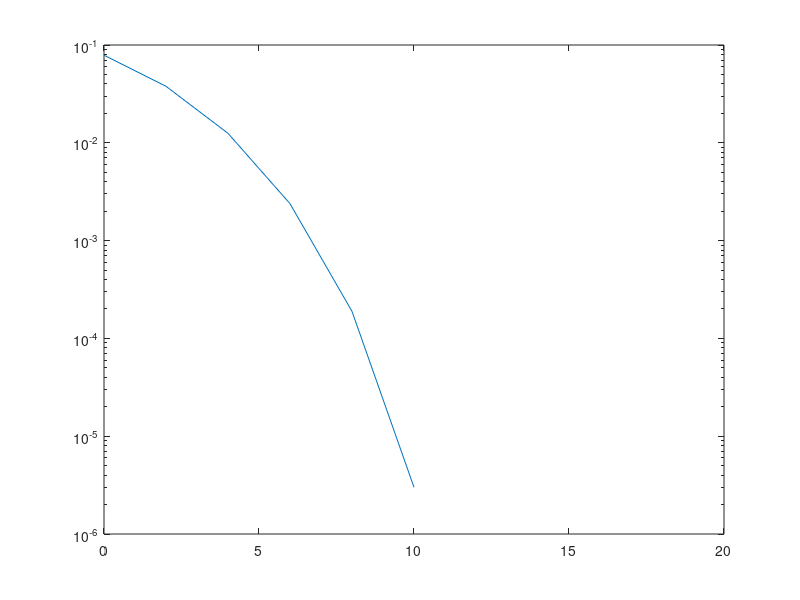

This chart was generated by the following MATLAB code: (Note: this script raises an error after producing the figure.)
% ECE408: Samuel Maltz
% Communications Link Assignment
% A BER script for a wireless link simulation. This script performs 3 tasks
% which are taken from the 2 parts of Prof. Keene's final project of
% ECE300.
% Case 1: BPSK, 4QAM and 16QAM on no ISI channel for all SNR values (Part 1)
% Case 2: BPSK on moderate and severe ISI channels with equalization (Part 1)
% Case 3: BPSK on moderate and severe ISI channels with equalization and coding (Part 2)
clear; close all; clc;
% For the final version of this project, you must use these 3
% parameter. You will likely want to set numIter to 1 while you debug your
% link, and then increase it to get an average BER.
numIter = 1000;  % The number of iterations of the simulation
nSym = 1000;    % The number of symbols per packet
SNR_Vec = 0:2:16;
lenSNR = length(SNR_Vec);

Marys = {[2; 4; 16], 2, 2};        % The M-ary number, 2 corresponds to binary modulation, different M-ary numbers used based on task

% 3 types of channels including: no channel, somewhat invertible channel
% impulse response (moderate ISI) and not so invertible (severe ISI).
chan = {1, [1 0.2 0.4], [0.227 0.460 0.688 0.460 0.227]};
chanTasks = {1, [2 3], [2 3]};  % Different channels used based on task
chanStrings = ["No ISI", "Moderate ISI", "Severe ISI"];

nTrain = 100;  % Number of training symbols for equalization

% Parameters for BCH code used in task 3 (4/7 code)
m = 3;
n = 2^m-1;
k = 4;

% Time-varying Rayleigh multipath channel, try it if you dare. Or take
% wireless comms next semester.
% ts = 1/1000;
% chan = rayleighchan(ts,1);
% chan.pathDelays = [0 ts 2*ts];
% chan.AvgPathGaindB = [0 5 10];
% chan.StoreHistory = 1; % Uncomment if you want to be able to do plot(chan)

for task = 1:3
    M = Marys{task};

    % Create a vector to store the BER computed during each iteration
    berVec = zeros(numIter, lenSNR, length(chanTasks{task}));

    % Create a vector to store the bit rate computed for each M-ary number
    br = zeros(length(M),1);
    
    for q = 1:length(chanTasks{task})
        for p = 1:length(M)
            % Run the simulation numIter amount of times
            for i = 1:numIter
                nBits = nSym*log2(M(p));

                % Reduce numBits by extra code bits for task 3
                if task == 3
                    nBits = floor(nBits/n)*k;
                end

                bits = randi([0 1], 1, nBits);     % Generate random bits
                % New bits must be generated at every
                % iteration
            
                % If you increase the M-ary number, as you most likely will, you'll need to
                % convert the bits to integers. See the BIN2DE function
                % For binary, our MSG signal is simply the bits
                % For task 3, encode bits using BCH encoding
                if task == 3
                    msg = gf(reshape(bits,[],k));
                    msg = bchenc(msg,n,k);
                    msg = double(msg.x(:));
                else
                    msg = bits';
                end
            
                for j = 1:lenSNR % one iteration of the simulation at each SNR Value
                    % BPSK if M == 2, QAM otherwise
                    if M(p) == 2
                        tx = pskmod(msg,M(p));
                    else
                        tx = qammod(msg,M(p),'InputType','bit');  % BPSK modulate the signal
                    end
            
                    if isequal(chan{chanTasks{task}(q)},1)
                        txChan = tx;
                    elseif isa(chan{chanTasks{task}(q)},'channel.rayleigh')
                        reset(chan) % Draw a different channel each iteration
                        txChan = filter(chan{chanTasks{task}(q)},tx);
                    else
                        txChan = filter(chan{chanTasks{task}(q)},1,tx);  % Apply the channel
                    end
             
                    txNoisy = awgn(txChan,SNR_Vec(j),'measured'); % Add AWGN
            
                    % Equalization for tasks 2 and 3
                    if task ~= 1
                        equalizer = comm.LinearEqualizer("Algorithm","RLS",...
                        "NumTaps",3,"Constellation",pskmod(0:M(p)-1,M(p)), ...
                        "ReferenceTap",1,"InitialInverseCorrelationMatrix",1);
        
                        [txEq,err] = equalizer(txNoisy,tx(1:nTrain));

                        % Scatter plot of equalization
                        if task == 2 && q == 1 && i == 1 && SNR_Vec(j) == 12
                            c = [1 1 0; 0 0 1];
                            cons = pskmod([0 M-1],M);
                            figure;
                            scatter([real(txNoisy(nTrain:end)) real(txEq(nTrain:end))], ...
                                [imag(txNoisy(nTrain:end)) imag(txEq(nTrain:end))],20,c,'.');
                            hold on;
                            scatter(real(cons), imag(cons),40,'r','+');
                            hold off;
                            axis equal;
                            grid on;
                            set(gca,'Color','k');
                            set(gca,'GridColor','w');
                            xlabel("In-phase Amplitude");
                            ylabel("Quadrature Amplitude");
                            legend(["Before Equalization", "After Equalization"],'TextColor','w');
                        end
                    else
                        txEq = txNoisy;
                    end
            
                    if M(p) == 2
                        rx = pskdemod(txEq,M(p));
                    else
                        rx = qamdemod(txEq,M(p),'OutputType','bit'); % Demodulate
                    end
            
                    % For task 3, decode bits using BCH decoder
                    if task == 3
                        dec = gf(reshape(rx,[],n));
                        dec = bchdec(dec,n,k);
                        rxMSG = double(dec.x(:))';
                    else
                        rxMSG = rx';
                    end
                    
                    % Compute and store the BER for this iteration
                    [~,berVec(i,j,q)] = biterr(bits, rxMSG);  % We're interested in the BER, which is the 2nd output of BITERR
            
                end  % End SNR iteration
            end      % End numIter iteration        
        
            % Compute and plot the mean BER
            ber = mean(berVec,1);
    
            % Compute number of useable bits
            if task == 1
                % Task 1: All bits
                nUseablebits = nBits;
            elseif task == 2
                % Task 2: All bits minus training bits
                nUseablebits = nBits-log2(M(p))*nTrain;
            else
                % Task 3: All bits minus the training bits that are message
                % bits (nBits already does not contain extra code bits)
                nUseablebits = nBits-floor(log2(M(p))*nTrain/n)*k;
            end
    
            br(p) = nUseablebits/nSym;
    
            % Results: BER curves for task 1, BER and bit rate at 12 dB SNR on
            % moderate ISI and severe ISI channels for tasks 2 and 3
            figure;
            semilogy(SNR_Vec, ber(:,:,q));
            
            % Compute the theoretical BER for this scenario
            % THIS IS ONLY VALID FOR BPSK!
            % YOU NEED TO CHANGE THE CALL TO BERAWGN FOR DIFF MOD TYPES
            % Also note - there is no theoretical BER when you have a multipath channel
            % Use BPSK if M == 2, QAM otherwise
            if M(p) == 2
                berTheory = berawgn(SNR_Vec,'psk',2,'nondiff');
            else
                berTheory = berawgn(SNR_Vec-10*log10(log2(M(p))),'qam',M(p)); % berawgn accepts EbNo, not SNR
            end
            hold on
            semilogy(SNR_Vec,berTheory,'r');
            xlabel("SNR (dB)");
            ylabel("BER");
            legend('BER', 'Theoretical BER', 'location', 'southwest');
        end          % End M-ary iteration
    
        % Summary of bit rates vs. M-ary number
        table(repmat(chanStrings(chanTasks{task}(q)),length(M),1),M,br,'VariableNames',["Channel", "M", "Bit Rate"])
    end              % End chan iteration
end                  % End task iteration